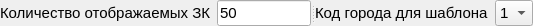
     <widget class="QSplitter" name="splitter">
      <property name="font">
       <font>
        <pointsize>11</pointsize>
       </font>
      </property>
      <property name="orientation">
       <enum>Qt::Horizontal</enum>
      </property>
      <widget class="QWidget" name="layoutWidget">
       <property name="font">
        <font>
         <pointsize>11</pointsize>
        </font>
       </property>
       <layout class="QHBoxLayout" name="horizontalLayout">
        <item>
         <widget class="QLabel" name="label_3">
          <property name="font">
           <font>
            <family>Arial</family>
            <pointsize>11</pointsize>
           </font>
          </property>
          <property name="text">
           <string>Количество отображаемых ЗК</string>
          </property>
         </widget>
        </item>
        <item>
         <widget class="QLineEdit" name="lineEdit_2">
          <property name="font">
           <font>
            <family>Arial</family>
            <pointsize>11</pointsize>
           </font>
          </property>
          <property name="text">
           <string>50</string>
          </property>
         </widget>
        </item>
       </layout>
      </widget>
      <widget class="QWidget" name="layoutWidget">
       <property name="font">
        <font>
         <pointsize>11</pointsize>
        </font>
       </property>
       <layout class="QHBoxLayout" name="horizontalLayout_2">
        <item>
         <widget class="QLabel" name="label_2">
          <property name="font">
           <font>
            <pointsize>11</pointsize>
           </font>
          </property>
          <property name="text">
           <string>Код города для шаблона</string>
          </property>
         </widget>
        </item>
        <item>
         <widget class="QComboBox" name="comboBox">
          <property name="font">
           <font>
            <pointsize>11</pointsize>
           </font>
          </property>
          <item>
           <property name="text">
            <string>1</string>
           </property>
          </item>
          <item>
           <property name="text">
            <string>2</string>
           </property>
          </item>
          <item>
           <property name="text">
            <string>3</string>
           </property>
          </item>
          <item>
           <property name="text">
            <string>4</string>
           </property>
          </item>
          <item>
           <property name="text">
            <string>5</string>
           </property>
          </item>
          <item>
           <property name="text">
            <string>6</string>
           </property>
          </item>
          <item>
           <property name="text">
            <string>7</string>
           </property>
          </item>
          <item>
           <property name="text">
            <string>8</string>
           </property>
          </item>
          <item>
           <property name="text">
            <string>9</string>
           </property>
          </item>
          <item>
           <property name="text">
            <string>0</string>
           </property>
          </item>
         </widget>
        </item>
       </layout>
      </widget>
     </widget>
